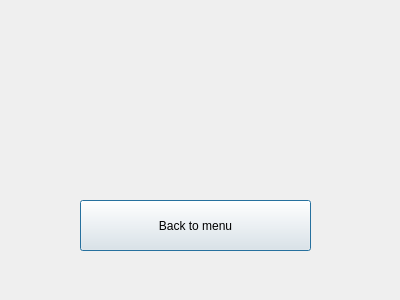
<?xml version="1.0" encoding="UTF-8"?>
<ui version="4.0">
 <class>CSWindow</class>
 <widget class="QDialog" name="CSWindow">
  <property name="geometry">
   <rect>
    <x>0</x>
    <y>0</y>
    <width>400</width>
    <height>300</height>
   </rect>
  </property>
  <property name="windowTitle">
   <string>Dialog</string>
  </property>
  <widget class="QPushButton" name="pushMenuButton">
   <property name="geometry">
    <rect>
     <x>80</x>
     <y>200</y>
     <width>231</width>
     <height>51</height>
    </rect>
   </property>
   <property name="text">
    <string>Back to menu</string>
   </property>
  </widget>
 </widget>
 <resources/>
 <connections/>
</ui>
